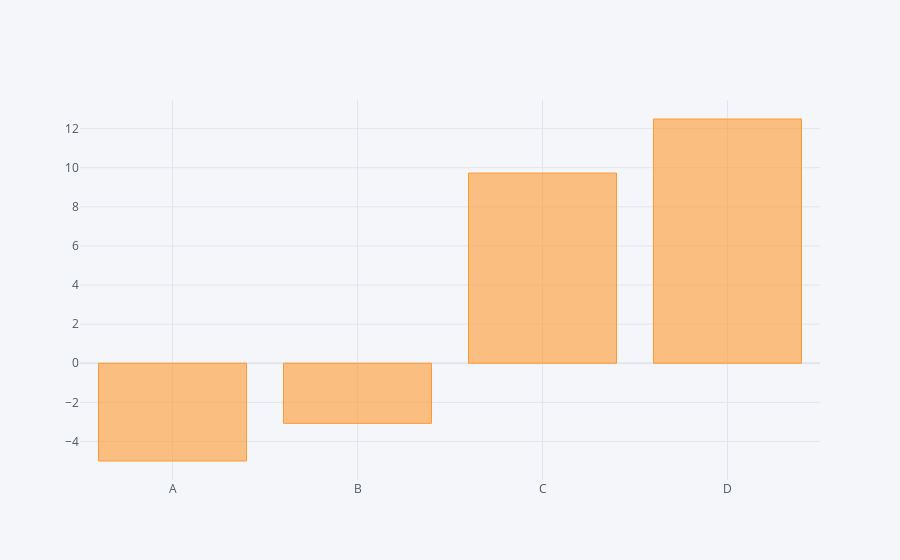

This figure's notebook cell:
### Code cell
df.sum().iplot(kind='bar')

### Figure 1 — Plotly figure (JSON) as saved in the notebook; plotly's stock layout.template omitted (floating-point values rounded to 4 significant figures)
{"data": [{"marker": {"color": "rgba(255, 153, 51, 0.6)", "line": {"color": "rgba(255, 153, 51, 1.0)", "width": 1}}, "name": "None", "orientation": "v", "text": "", "type": "bar", "x": ["A", "B", "C", "D"], "y": [-5.002, -3.076, 9.728, 12.49]}], "layout": {"legend": {"bgcolor": "#F5F6F9", "font": {"color": "#4D5663"}}, "paper_bgcolor": "#F5F6F9", "plot_bgcolor": "#F5F6F9", "title": {"font": {"color": "#4D5663"}}, "xaxis": {"gridcolor": "#E1E5ED", "showgrid": true, "tickfont": {"color": "#4D5663"}, "title": {"font": {"color": "#4D5663"}, "text": ""}, "zerolinecolor": "#E1E5ED"}, "yaxis": {"gridcolor": "#E1E5ED", "showgrid": true, "tickfont": {"color": "#4D5663"}, "title": {"font": {"color": "#4D5663"}, "text": ""}, "zerolinecolor": "#E1E5ED"}}}
